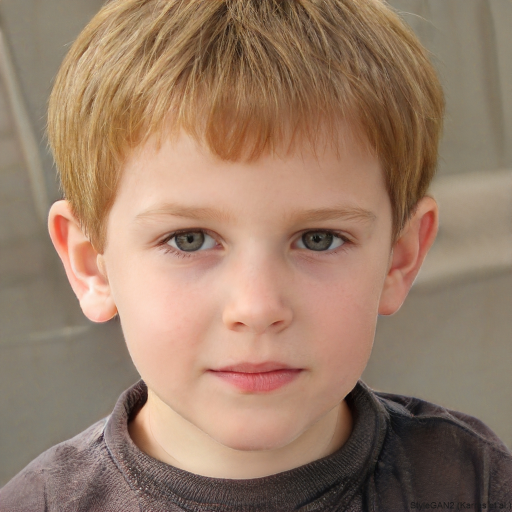
#> input picture faces/face_0001_130a2865.jpg, 1024 x 1024 px (shown at 1/2 size)
$ python -i face_database.py   (imports and definitions only)
#> lines starting #> are read from the running program, lines starting #| are printed output that depends on the picture
#!/usr/bin/env python3
"""
Face Database Integration with ChromaDB
Compatibility wrapper for monitoring and search operations
"""

import chromadb
import numpy as np
from typing import List, Dict, Any, Optional
import logging
import os

# Set up logging
# [1 line not run here, left out]
logger = logging.getLogger(__name__)


class FaceDatabase:
    """ChromaDB integration for face embeddings and monitoring"""

    def __init__(self, db_path: str = "./chroma_db", collection_name: str = "faces"):
        self.db_path = db_path
        self.collection_name = collection_name
        self.client = None
        self.collection = None
        self._initialize_db()

    def _initialize_db(self):
        """Initialize ChromaDB client and collection with retry logic"""
        max_retries = 3
        retry_delay = 1.0

        for attempt in range(max_retries):
            try:
                # Create persistent client with settings for concurrent access
                from chromadb.config import Settings

                self.client = chromadb.PersistentClient(
                    path=self.db_path,
                    settings=Settings(
                        allow_reset=False,
                        anonymized_telemetry=False
                    )
                )

                # Get or create collection
                self.collection = self.client.get_or_create_collection(
                    name=self.collection_name,
                    metadata={"description": "Face embeddings collection"}
                )

                logger.info(f"Initialized face database: {self.collection_name}")
                return

            except Exception as e:
                if attempt < max_retries - 1:
                    logger.warning(f"Database init attempt {attempt + 1} failed, retrying in {retry_delay}s: {e}")
                    import time
                    time.sleep(retry_delay)
                else:
                    logger.error(f"Error initializing database after {max_retries} attempts: {e}")
                    raise

    # [76 lines left out: function get_database_stats, not called in this run]

    def search_similar_faces(self, query_embedding: List[float], n_results: int = 5) -> Dict[str, Any]:
        """Search for similar faces using embedding similarity"""
        try:
            logger.info(f"ChromaDB query - embedding dim: {len(query_embedding)}, n_results: {n_results}")

            # Check collection count
            count = self.collection.count()
            logger.info(f"Collection has {count} total vectors")

            results = self.collection.query(
                query_embeddings=[query_embedding],
                n_results=n_results,
                include=["metadatas", "documents", "distances"]
            )

            logger.info(f"Query returned: {results.keys()}")
            logger.info(f"IDs: {len(results['ids'][0]) if results['ids'] and len(results['ids']) > 0 else 0}")

            return {
                "ids": results["ids"][0] if results["ids"] and len(results["ids"]) > 0 else [],
                "metadatas": results["metadatas"][0] if results["metadatas"] and len(results["metadatas"]) > 0 else [],
                "documents": results["documents"][0] if results["documents"] and len(results["documents"]) > 0 else [],
                "distances": results["distances"][0] if results["distances"] and len(results["distances"]) > 0 else [],
                "count": len(results["ids"][0]) if results["ids"] and len(results["ids"]) > 0 else 0
            }

        except Exception as e:
            logger.error(f"Error searching similar faces: {e}")
            import traceback
            logger.error(f"Traceback: {traceback.format_exc()}")
            return {"ids": [], "metadatas": [], "documents": [], "distances": [], "count": 0}

    # [29 lines left out: function search_by_metadata, not called in this run]


class FaceSearchInterface:
    """Interface for advanced face search operations"""

    def __init__(self, face_db=None, db_path: str = "./chroma_db", collection_name: str = "faces"):
        """
        Initialize FaceSearchInterface.

        Args:
            face_db: Optional existing FaceDatabase instance to use
            db_path: Path to database (used if face_db not provided)
            collection_name: Collection name (used if face_db not provided)
        """
        if face_db is not None:
            self.face_db = face_db
        else:
            self.face_db = FaceDatabase(db_path, collection_name)
#> (the call stopped at in _initialize_db, `self.client = chromadb.PersistentClient( path=self.db_path, settings=S..`: chromadb is not available in this run)

    def search_similar(self, query_embedding: List[float], n_results: int = 5) -> Dict[str, Any]:
        """Search for similar faces"""
        return self.face_db.search_similar_faces(query_embedding, n_results)

    def search_by_image(self, image_path: str, n_results: int = 5) -> Dict[str, Any]:
        """Search for similar faces by image path"""
#> called with image_path = 'face_0001_130a2865.jpg', n_results = 5
        try:
            from PIL import Image
            import numpy as np

            logger.info(f"=== Vector Search Started ===")
            logger.info(f"Input image: {image_path}")
            logger.info(f"Requested results: {n_results}")

            # Load and process image
            logger.info("Loading and preprocessing image...")
            img = Image.open(image_path).convert('RGB')
#> img is the input picture: PIL image 1024x1024 RGB; mean R, G, B 153.2, 125, 104.5
            original_size = img.size
#> original_size = (1024, 1024)
            img = img.resize((224, 224))
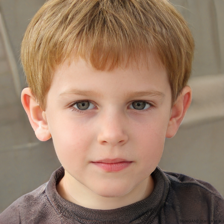
#> img: PIL image 224x224 RGB; mean R, G, B 153.2, 125, 104.5
            image = np.array(img)
            logger.info(f"Image resized from {original_size} to (224, 224)")

            # Generate embedding using the SAME method as the database
            logger.info("Generating embedding vector using CNN features...")

            # Convert to grayscale
            if len(image.shape) == 3:
                gray = np.mean(image, axis=2).astype(np.uint8)
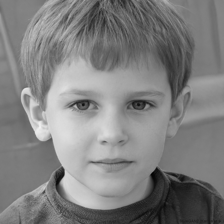
#> gray: shape (224, 224); min 1, max 241, mean 127.3
            else:
                gray = image

            feature_vector = []

            # Histogram features (32 bins)
            hist, _ = np.histogram(gray, bins=32, range=[0, 256])
#> hist = 32 values, max 8716 at index 15, min 0 at index 31, mean 1568
            feature_vector.extend(hist.tolist())
            logger.info(f"Added histogram features: {len(hist)} values")

            # Color moments for each channel (RGB)
            for channel in range(image.shape[2] if len(image.shape) == 3 else 1):
                ch = image[:,:,channel] if len(image.shape) == 3 else image
                feature_vector.extend([
                    float(np.mean(ch)),
                    float(np.std(ch)),
                    float(np.mean(np.power(ch - np.mean(ch), 3)))  # skewness
                ])
#> this loop made 3 passes
#> pass 1, in search_by_image, `ch = image[:,:,channel] if len(image.shape) == 3 else image`:
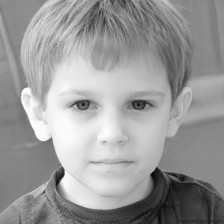
#> ch: shape (224, 224); min 3, max 255, mean 153.2
#> pass 3, in search_by_image, `ch = image[:,:,channel] if len(image.shape) == 3 else image`:
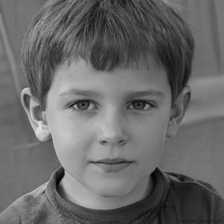
#> ch: shape (224, 224); min 0, max 232, mean 104.5
#> after the loop, feature_vector = 41 values, max 8716 at index 15, min -32583.8 at index 34, mean -15.46
            logger.info(f"Added color moments: 9 values (3 channels × 3 moments)")

            # Texture features (7x7 grid = 49 patches × 2 features)
            patch_count = 0
            for i in range(0, gray.shape[0], 32):
                for j in range(0, gray.shape[1], 32):
                    patch = gray[i:i+32, j:j+32]
                    if patch.size > 0:
                        feature_vector.extend([
                            float(np.mean(patch)),
                            float(np.std(patch))
                        ])
                        patch_count += 1
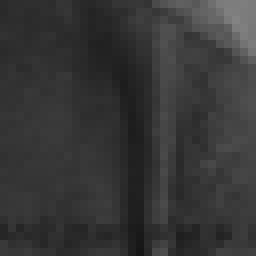
#> patch: shape (32, 32) (shown 8 times larger); min 22, max 131, mean 54.6
#> after the loop, feature_vector = 139 values, max 8716 at index 15, min -32583.8 at index 34, mean 48.16; patch_count = 49
            logger.info(f"Added texture features: {patch_count} patches × 2 = {patch_count * 2} values")

            # Add dummy extracted features (since we don't have metadata for query)
            feature_vector.extend([0.5, 0.5, 0.5, 0.5])
            logger.info(f"Added metadata features: 4 values")

            # Normalize to unit vector (SAME as database)
            feature_vector = np.array(feature_vector)
#> feature_vector = 143 values, max 8716 at index 15, min -32583.8 at index 34, mean 46.83
            if np.linalg.norm(feature_vector) > 0:
                feature_vector = feature_vector / np.linalg.norm(feature_vector)
#> feature_vector = 143 values, max 0.218 at index 15, min -0.815 at index 34, mean 0.00117

            embedding = feature_vector.tolist()
#> embedding has the same summary as feature_vector

            logger.info(f"Embedding vector size: {len(embedding)}")
            logger.info(f"Embedding stats - min: {min(embedding):.4f}, max: {max(embedding):.4f}, mean: {sum(embedding)/len(embedding):.4f}")

            # Search with embedding
            logger.info("Querying ChromaDB with embedding vector...")
            results = self.face_db.search_similar_faces(embedding, n_results)
#> results = {'ids': [], 'metadatas': [], 'documents': [], 'distances': [], 'count': 0}

            logger.info(f"ChromaDB returned {results.get('count', 0)} results")
            logger.info(f"Result structure: {list(results.keys())}")

            if results.get('count', 0) > 0:
                logger.info(f"Top 3 distances: {results.get('distances', [])[:3]}")
                logger.info(f"Top 3 IDs: {results.get('ids', [])[:3]}")

            logger.info("=== Vector Search Completed ===")

            return {"results": results}

        except Exception as e:
            logger.error(f"Error in search_by_image: {e}")
            import traceback
            logger.error(f"Traceback: {traceback.format_exc()}")
            return {"error": str(e)}

    def search_by_features(self, filters: Dict[str, Any], n_results: int = 10) -> Dict[str, Any]:
        """Search by feature filters"""
        return self.face_db.search_by_metadata(filters, n_results)

    # [36 lines left out: function combined_search, not called in this run]

>>> result = FaceSearchInterface().search_by_image('face_0001_130a2865.jpg')
#> result = 1 item

$ run again, on faces/face_0002_40e91e53.jpg
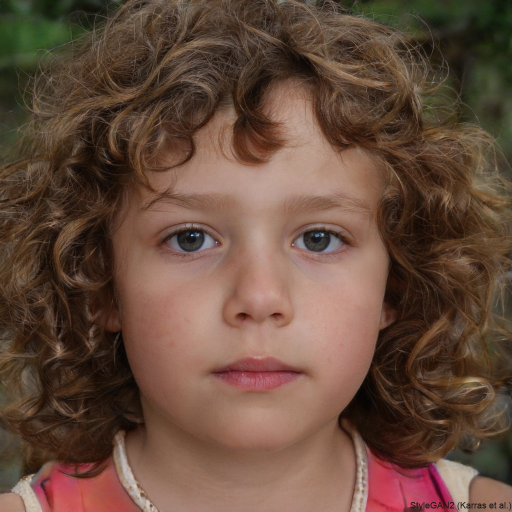
#> input picture faces/face_0002_40e91e53.jpg, 1024 x 1024 px (shown at 1/2 size)
#> in search_by_image, img is the input picture: PIL image 1024x1024 RGB; mean R, G, B 102.7, 75.5, 60.7
#> img: PIL image 224x224 RGB
#> in search_by_image, `gray = np.mean(image, axis=2).astype(np.uint8)`:
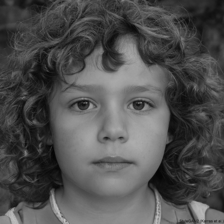
#> gray: shape (224, 224); min 4, max 195, mean 79.3
#> hist = 32 values, max 4330 at index 7, min 0 at index 25, mean 1568
#> after the loop in search_by_image, `for channel in range(image.shape[2] if len(image.shape) == 3 else 1):`: feature_vector = 41 values, max 36324.1 at index 34, min 0 at index 25, mean 3585.3
#> after the loop in search_by_image, `for i in range(0, gray.shape[0], 32):`:
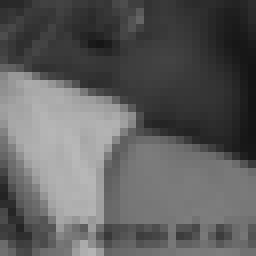
#> patch: shape (32, 32) (shown 8 times larger); min 20, max 184, mean 94
#> after the loop in search_by_image, `for i in range(0, gray.shape[0], 32):`: feature_vector = 139 values, max 36324.1 at index 34, min 0 at index 25, mean 1093.9; patch_count = 49
#> in search_by_image, `feature_vector = np.array(feature_vector)`: feature_vector = 143 values, max 36324.1 at index 34, min 0 at index 25, mean 1063.3
#> in search_by_image, `feature_vector = feature_vector / np.linalg.norm(feature_vector)`: feature_vector = 143 values, max 0.633 at index 34, min 0 at index 25, mean 0.0185
#> embedding has the same summary as feature_vector
#> results = {'ids': [], 'metadatas': [], 'documents': [], 'distances': [], 'count': 0}
#> result = 1 item

$ run again, on faces/face_0004_ab9a225e.jpg
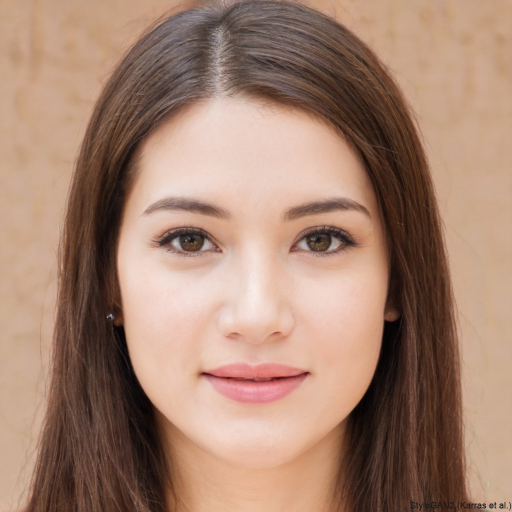
#> input picture faces/face_0004_ab9a225e.jpg, 1024 x 1024 px (shown at 1/2 size)
#> in search_by_image, img is the input picture: PIL image 1024x1024 RGB; mean R, G, B 164.5, 130.8, 112.6
#> img: PIL image 224x224 RGB
#> in search_by_image, `gray = np.mean(image, axis=2).astype(np.uint8)`:
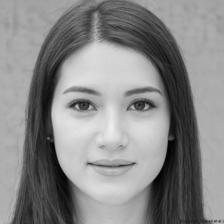
#> gray: shape (224, 224); min 2, max 239, mean 135.6
#> hist = 32 values, max 9554 at index 21, min 0 at index 30, mean 1568
#> after the loop in search_by_image, `for channel in range(image.shape[2] if len(image.shape) == 3 else 1):`: feature_vector = 41 values, max 9554 at index 21, min -184408.8 at index 34, mean -7251.5
#> after the loop in search_by_image, `for i in range(0, gray.shape[0], 32):`:
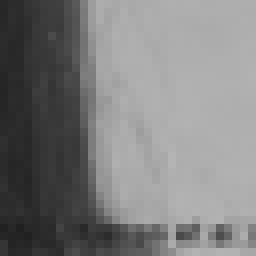
#> patch: shape (32, 32) (shown 8 times larger); min 32, max 180, mean 125.4
#> after the loop in search_by_image, `for i in range(0, gray.shape[0], 32):`: feature_vector = 139 values, max 9554 at index 21, min -184408.8 at index 34, mean -2078.7; patch_count = 49
#> in search_by_image, `feature_vector = np.array(feature_vector)`: feature_vector = 143 values, max 9554 at index 21, min -184408.8 at index 34, mean -2020.5
#> in search_by_image, `feature_vector = feature_vector / np.linalg.norm(feature_vector)`: feature_vector = 143 values, max 0.0431 at index 21, min -0.832 at index 34, mean -0.00912
#> embedding has the same summary as feature_vector
#> results = {'ids': [], 'metadatas': [], 'documents': [], 'distances': [], 'count': 0}
#> result = 1 item
